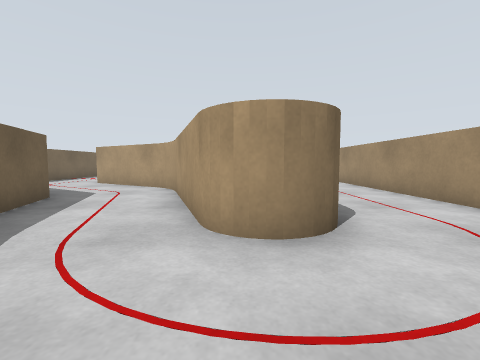
[1] (above)

16 first-person views from a walk through a robot-simulator world made for Gazebo. The camera is 0.83 m above the floor, tilts 4° down and sees 90° across. The floor is counted in squares, 1 m on a side. Each view is taken from the middle of a square. On the plan, view 1 faces up. The plan holds only what a view shows up to about 9 squares ahead; the rest is blank.

[2]
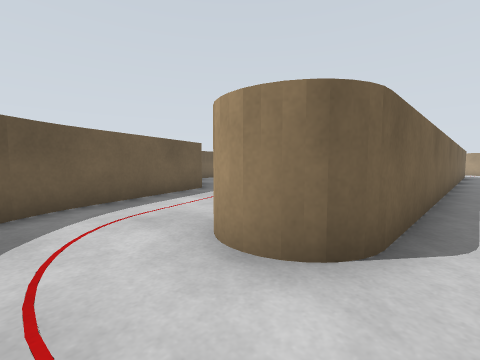

[3]
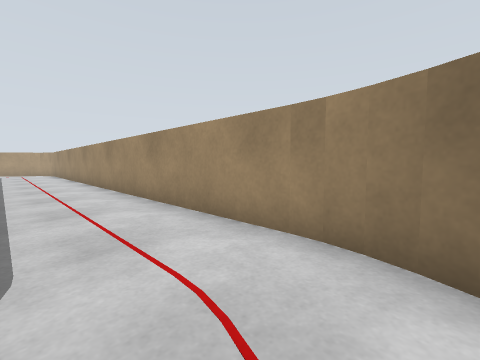

[4]
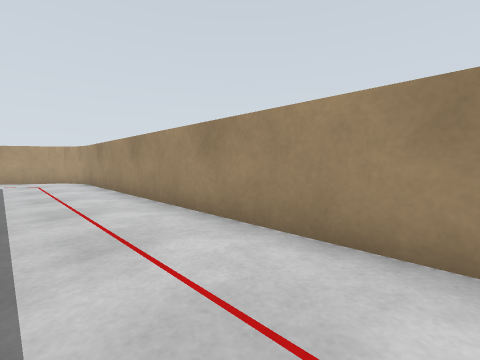

[5]
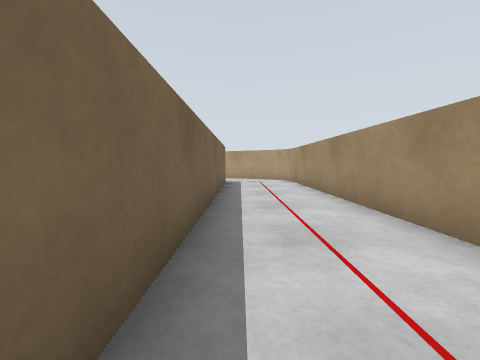

[6]
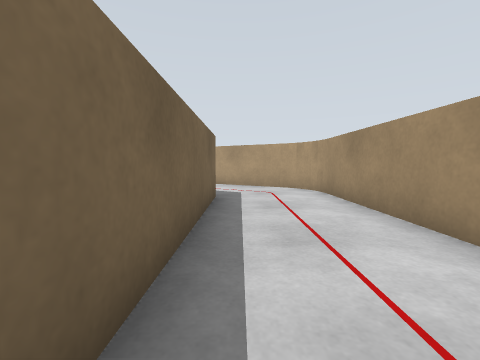

[7]
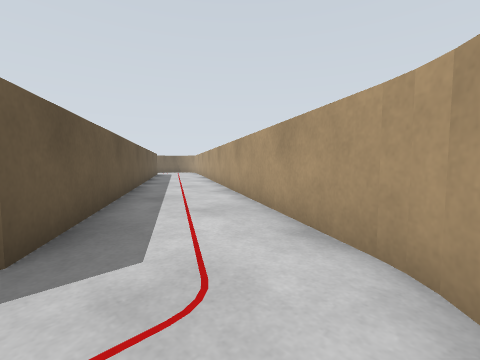

[8]
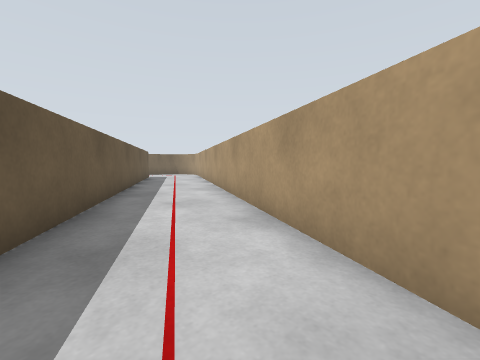

[9]
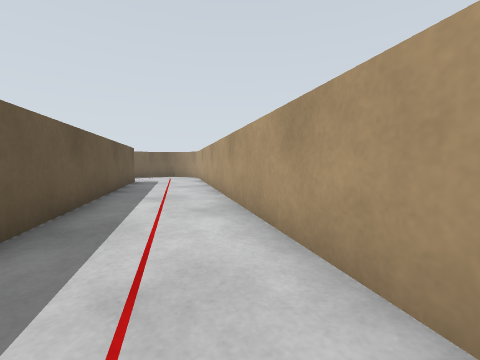

[10]
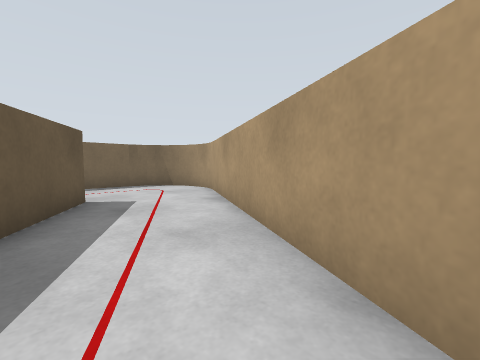

[11]
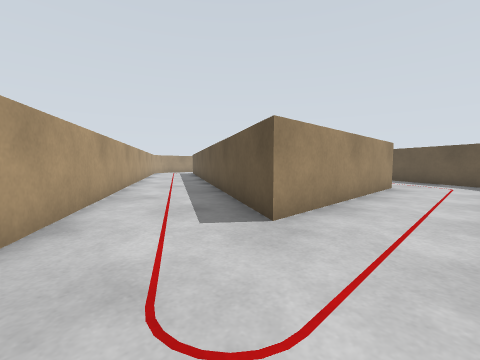

[12]
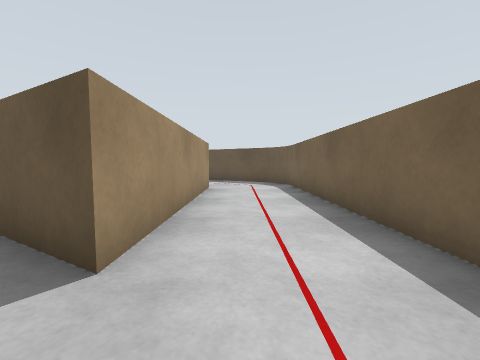

[13]
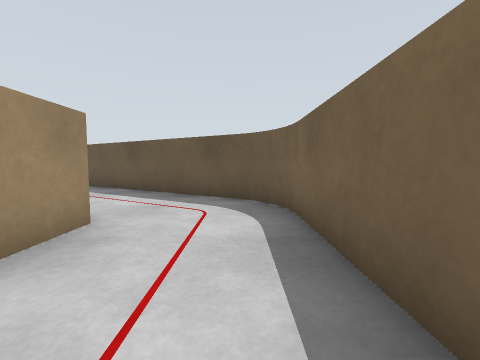

[14]
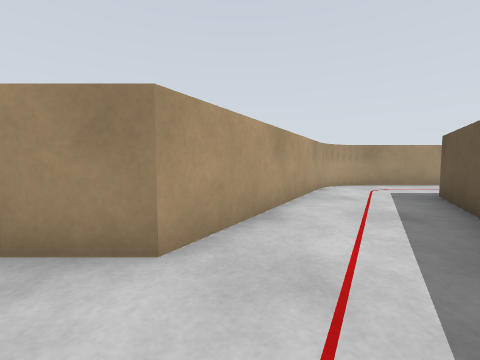

[15]
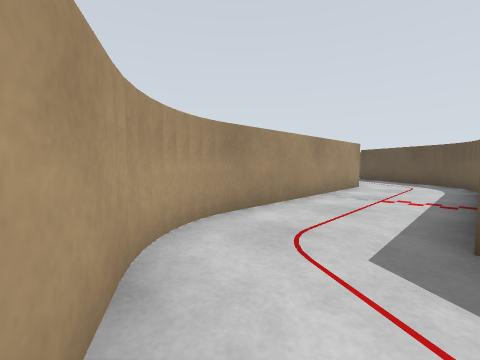

[16]
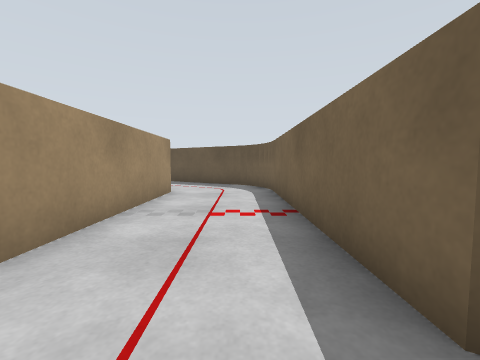

### Floor plan
Points are (right, up) in squares from view 1. A wall is a line through its corners. A room is listed if a view was taken in it or the views show most of it. See-through windows are left out.
Room 1 (views 1, 2, 3, 4, 5, 6, 7, 8, 9, 10, 11, 12, 13, 14, 15, 16)
walls: (-6.1, 17) (-6.3, 17.5); (-6.9, 18.2) (-12.9, 21.7) (-12.9, 28.3) (1.4, 20) (1.4, 3.5); (-6, 10) (-6, 16.6); (-8.7, 8.6) (-8.3, 8) (-7.6, 7.5); (-15.2, 19.6) (-9, 16) (-9, 9.4); (-2.6, 8.1) (-4.3, 9.1); (-15.9, 20.9) (-15.8, 20.4) (-15.5, 19.9); (-4.7, 5.9) (-3.2, 1.8); (4.1, 21.6) (3.7, 22.1) (-13.2, 31.9); (-0.5, 3.2) (-2, 7.3); (-3.2, 1.9) (-3, 1.4); (-3, 1.5) (-2.8, 1.1); (-15.9, 30.4) (-15.9, 20.8); (-15.8, 30.7) (-15.9, 30.2); (4.4, 3.1) (4.4, 20.9); (-15.5, 31.2) (-15.8, 30.8); (4.2, 2.3) (4.3, 2.7) (4.4, 3.2); (4, 1.9) (4.2, 2.4)

Positions as (right, up) in squares from view 1, and headings:
1: (0, 0), facing up
2: (2, 1), facing up-left
3: (2, 2), facing up-right
4: (2, 10), facing up-right
5: (2, 10), facing up
6: (2, 14), facing up
7: (4, 20), facing up-left
8: (1, 22), facing up-left
9: (-2, 24), facing up-left
10: (-7, 27), facing up-left
11: (-15, 31), facing down-right
12: (-14, 30), facing down
13: (-15, 25), facing down
14: (-15, 21), facing right
15: (-9, 19), facing down-right
16: (-8, 17), facing down
